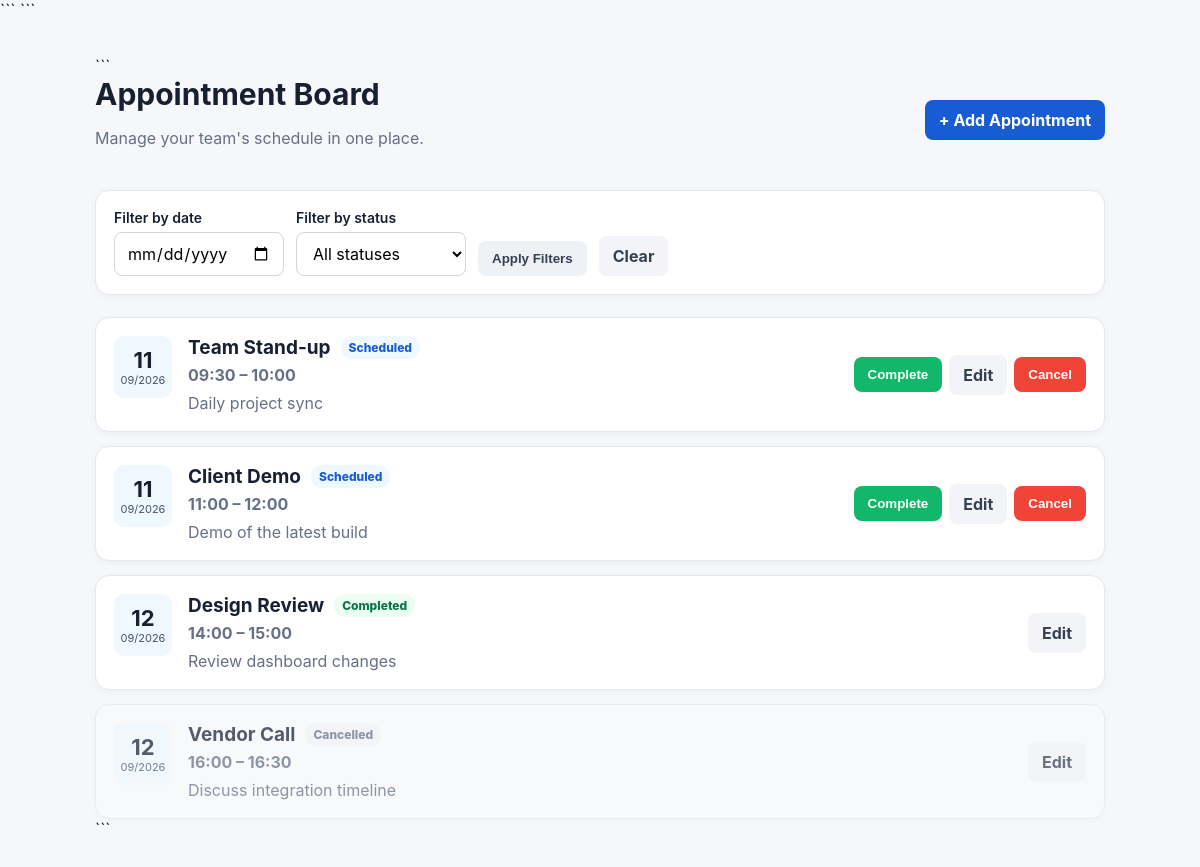
Before: / with the older database file.
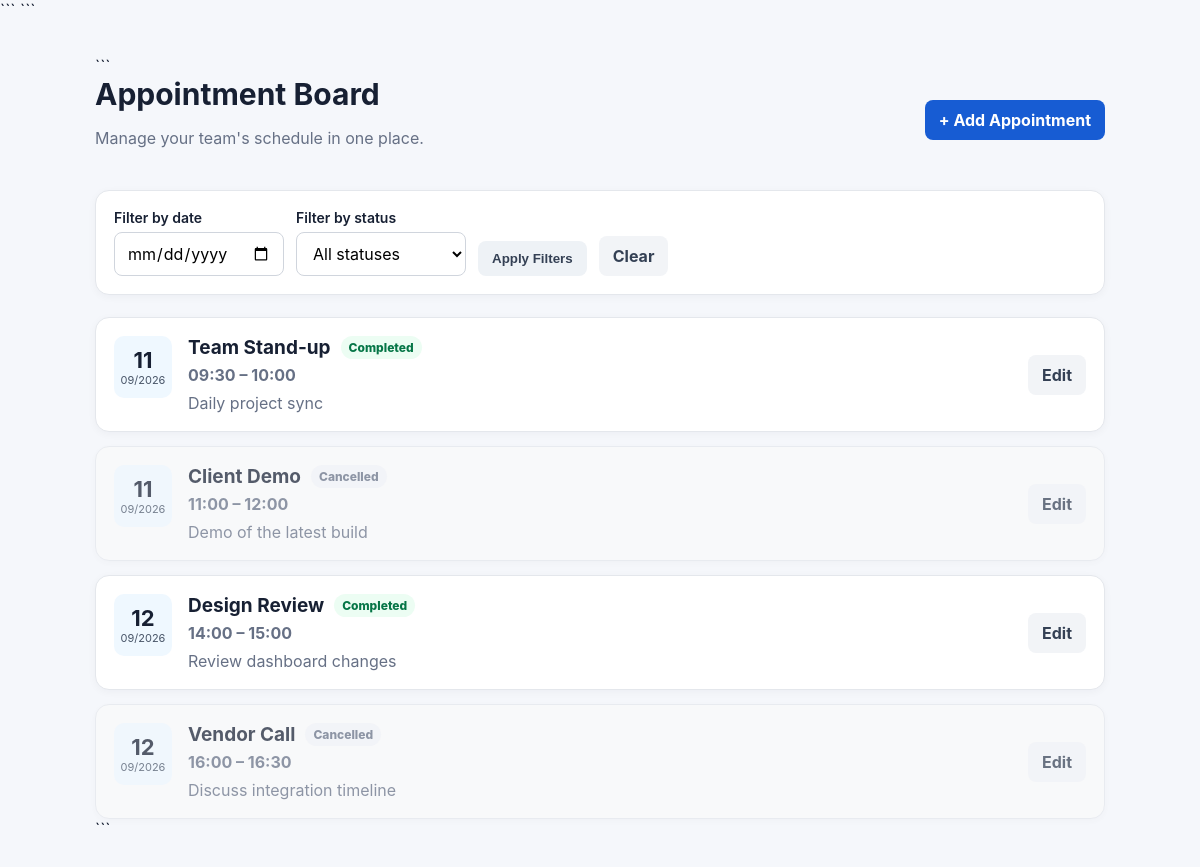
After: the same page with the newer database file.
### tables this page shows
CREATE TABLE appointments (
            id INTEGER PRIMARY KEY AUTOINCREMENT,
            title TEXT NOT NULL,
            description TEXT,
            date TEXT NOT NULL,
            start_time TEXT NOT NULL,
            end_time TEXT NOT NULL,
            status TEXT NOT NULL DEFAULT 'Scheduled'
        );

### main.py (the view)
@app.get(
    "/",
    response_class=HTMLResponse,
    name="index"
)
def index(
    request: Request,
    date: str = "",
    status: str = ""
):
    conn = get_db()
    query = """
        SELECT *
        FROM appointments
        WHERE 1=1
    """
    params = []
    if date:
        query += " AND date = ?"
        params.append(date)
    if status:
        query += " AND status = ?"
        params.append(status)
    query += """
        ORDER BY date, start_time
    """
    appointments = conn.execute(
        query,
        params
    ).fetchall()
    conn.close()
    return templates.TemplateResponse(
        request=request,
        name="index.html",
        context={
            "appointments": appointments,
            "date_filter": date,
            "status_filter": status
        }
    )

### templates/index.html (shortened to what this page needs)
<!doctype html>
<html lang="en">
<head>
<link rel="stylesheet"
      href="{{ url_for('static', path='style.css') }}">
```
</head>
<body>
<div class="container">
```
<header class="topbar">
    <div>
        <h1>
            Appointment Board
        </h1>
        <p>
            Manage your team's schedule in one place.
        </p>
    </div>
    <a
        class="btn primary"
        href="{{ url_for('add_page') }}">
        + Add Appointment
    </a>
</header>
<section class="filters card">
    <form method="get">
        <div>
            <label for="date">
                Filter by date
            </label>
            <input
                id="date"
                type="date"
                name="date"
                value="{{ date_filter }}">
        </div>
        <div>
            <label for="status">
                Filter by status
            </label>
            <select
                id="status"
                name="status">
                <option value="">
                    All statuses
                </option>
            </select>
        </div>
        <button
            class="btn"
            type="submit">
            Apply Filters
        </button>
        <a
            class="btn secondary"
            href="{{ url_for('index') }}">
            Clear
        </a>
    </form>
</section>
<section class="board">
    {% if appointments %}
        {% for a in appointments %}
        <article
            class="appointment card {{ a.status|lower }}">
            <div class="appointment-main">
                <div class="date-box">
                    <strong>
                        {{ a.date[8:10] }}
                    </strong>
                    <span>
                        {{ a.date[5:7] }}/{{ a.date[0:4] }}
                    </span>
                </div>
                <div class="details">
                    <div class="title-row">
                        <h2>
                            {{ a.title }}
                        </h2>
                        <span
                            class="status {{ a.status|lower }}">
                            {{ a.status }}
                        </span>
                    </div>
                    <p class="time">
                        {{ a.start_time }}
                        –
                        {{ a.end_time }}
                    </p>
                    {% if a.description %}
                    <p>
                        {{ a.description }}
                    </p>
                    {% endif %}
                </div>
            </div>
            <div class="actions">
                {% if a.status == "Scheduled" %}
                <form
                    method="post"
                    action="{{ url_for(
                        'complete',
                        appointment_id=a.id
                    ) }}">
                    <button
                        class="btn success-btn"
                        type="submit">
                        Complete
                    </button>
                </form>
                <a
                    class="btn secondary"
                    href="{{ url_for(
                        'edit_page',
                        appointment_id=a.id
                    ) }}">
                    Edit
                </a>
                <form
                    method="post"
                    action="{{ url_for(
                        'cancel',
                        appointment_id=a.id
                    ) }}"
                    onsubmit="return confirm(
                        'Cancel this appointment?'
                    )">
                    <button
                        class="btn danger"
                        type="submit">
                        Cancel
                    </button>
                </form>
                {% else %}
                <a
                    class="btn secondary"
                    href="{{ url_for(
                        'edit_page',
                        appointment_id=a.id
                    ) }}">
                    Edit
                </a>
                {% endif %}
            </div>
        </article>
        {% endfor %}
    {% endif %}
</section>
```
</div>
</body>
</html>

### static/style.css (style rules this page uses)
* { box-sizing:border-box }
body { margin:0;background:#f5f7fb;color:#172033;font-family:Inter,system-ui,-apple-system,Segoe UI,sans-serif }
.container { max-width:1050px;margin:0 auto;padding:36px 20px }
.topbar { display:flex;justify-content:space-between;align-items:center;gap:20px;margin-bottom:26px }
h1 { margin:0 0 5px;font-size:30px }
h2 { margin:0;font-size:19px }
p { color:#667085 }
.card { background:white;border:1px solid #e4e7ec;border-radius:14px;box-shadow:0 2px 8px #1018280a }
.filters { padding:18px;margin-bottom:22px }
.filters form { display:flex;align-items:end;gap:12px;flex-wrap:wrap }
.filters div { display:flex;flex-direction:column;gap:6px }
label { font-weight:600;font-size:14px }
input,select,textarea { font:inherit;border:1px solid #d0d5dd;border-radius:8px;padding:10px 12px;background:white;min-width:170px }
.btn { display:inline-block;border:0;border-radius:8px;padding:10px 14px;font-weight:700;text-decoration:none;cursor:pointer;background:#eef2f6;color:#344054 }
.primary { background:#175cd3;color:white }
.secondary { background:#f2f4f7;color:#344054 }
.board { display:flex;flex-direction:column;gap:14px }
.appointment { padding:18px;display:flex;justify-content:space-between;gap:18px }
.appointment-main { display:flex;gap:16px }
.date-box { width:58px;height:62px;border-radius:10px;background:#eff8ff;display:flex;flex-direction:column;justify-content:center;align-items:center;flex-shrink:0 }
.date-box strong { font-size:22px }
.date-box span { font-size:11px;color:#475467 }
.details { min-width:0 }
.title-row { display:flex;align-items:center;gap:10px;flex-wrap:wrap }
.time { font-weight:700;margin:6px 0 }
.details>p:last-child { margin:8px 0 0 }
.status { font-size:12px;font-weight:800;padding:4px 8px;border-radius:20px }
.status.completed { background:#ecfdf3;color:#067647 }
.status.cancelled { background:#f2f4f7;color:#667085 }
.appointment.cancelled { opacity:.72;background:#fafafa }
.actions { display:flex;align-items:center;gap:7px;flex-wrap:wrap }

Changed rows visible on the page:
changed appointments "Team Stand-up": status "Scheduled" → "Completed"; no longer shows "Complete Cancel"
changed appointments "Client Demo": status "Scheduled" → "Cancelled"; no longer shows "Complete Cancel"
